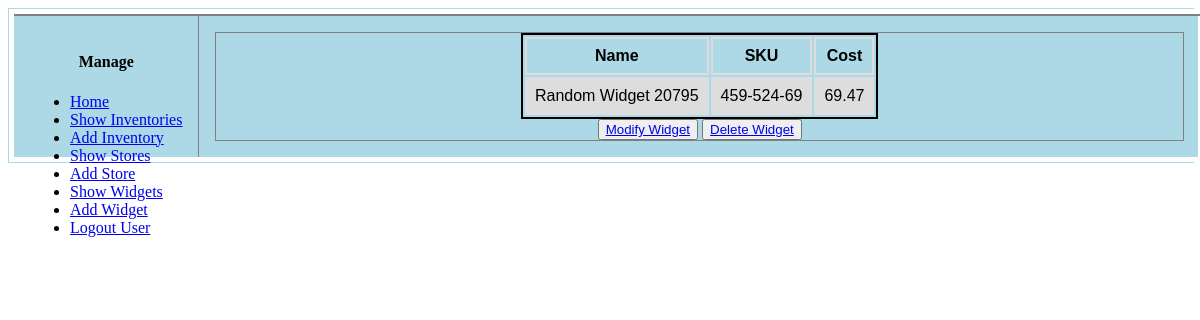
Before: /simple/widgets/1/ (signed in) with the older database file.
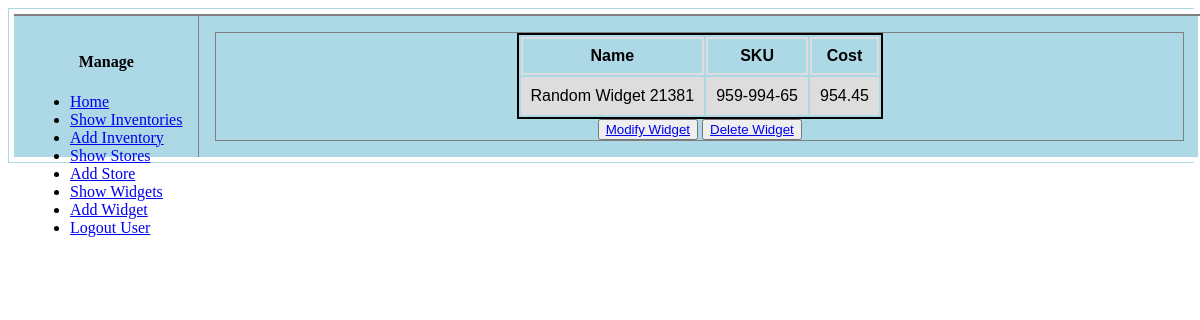
After: the same page with the newer database file.
### simple/models.py (models this page shows, shortened)
class Widget(models.Model):
    created_by = models.ForeignKey(User,
                                   on_delete=models.CASCADE)
    name = models.CharField(max_length=20,
                            null=False,
                            blank=False,
                            unique=True)
    sku = models.CharField(max_length=10,
                           null=False,
                           blank=False,
                           unique=True)
    cost = models.DecimalField(max_digits=6,
                               decimal_places=2,
                               default=Decimal('0.00'))
    deleted = models.BooleanField(default=False)
    link = models.URLField(max_length=30,
                           null=True,
                           blank=False)
    ulink = models.URLField(max_length=30,
                            null=True,
                            blank=False)
    dlink = models.URLField(max_length=30,
                            null=True,
                            blank=False)

### simple/views.py (the view)
@login_required
@cache_page(60 * 5)
def widget_detail(request, pk):
    if request.method not in ['GET']:
        return Http405()
    context = _get_context()
    context['title'] = 'Simple: Widget Detail'
    template = 'simple/widget_detail.html'
    context['widget'] = get_object_or_404(Widget,
                                          pk=pk,
                                          created_by=request.user,
                                          deleted=False)
    return render(request, template, context)

### simple/views.py (called while the page is built)
def _get_context(context={}):
    context['header'] = 'Django: Simple App'
    context['footer'] = 'Copyright 2017 @Tim Stilwell'
    if 'prev' in context:
        del context['prev']
    if 'next' in context:
        del context['next']
    if 'aggr' in context:
        del context['aggr']
    return context

### simple/templates/simple/widget_detail.html
{% extends "simple/base.html" %}
{% block table %}
    <table id="detail">
        <tr>
            <th>Name</th>
            <th>SKU</th>
            <th>Cost</th>
        </tr>
        <tr>
            <td>{{ widget.name }}</td>
            <td>{{ widget.sku }}</td>
            <td>{{ widget.cost }}</td>
        </tr>
    </table>
    {% if widget.name %}
        <button type="button">
            <a href="{{ widget.ulink }}">Modify Widget</a>
        </button>
        <button type="button">
            <a href="{{ widget.dlink }}">Delete Widget</a>
        </button>
    {% endif %}
{% endblock %}

Changed rows visible on the page:
changed Widget: name "Random Widget 20795" → "Random Widget 21381"; sku "459-524-69" → "959-994-65"; cost "69.47" → "954.45"
